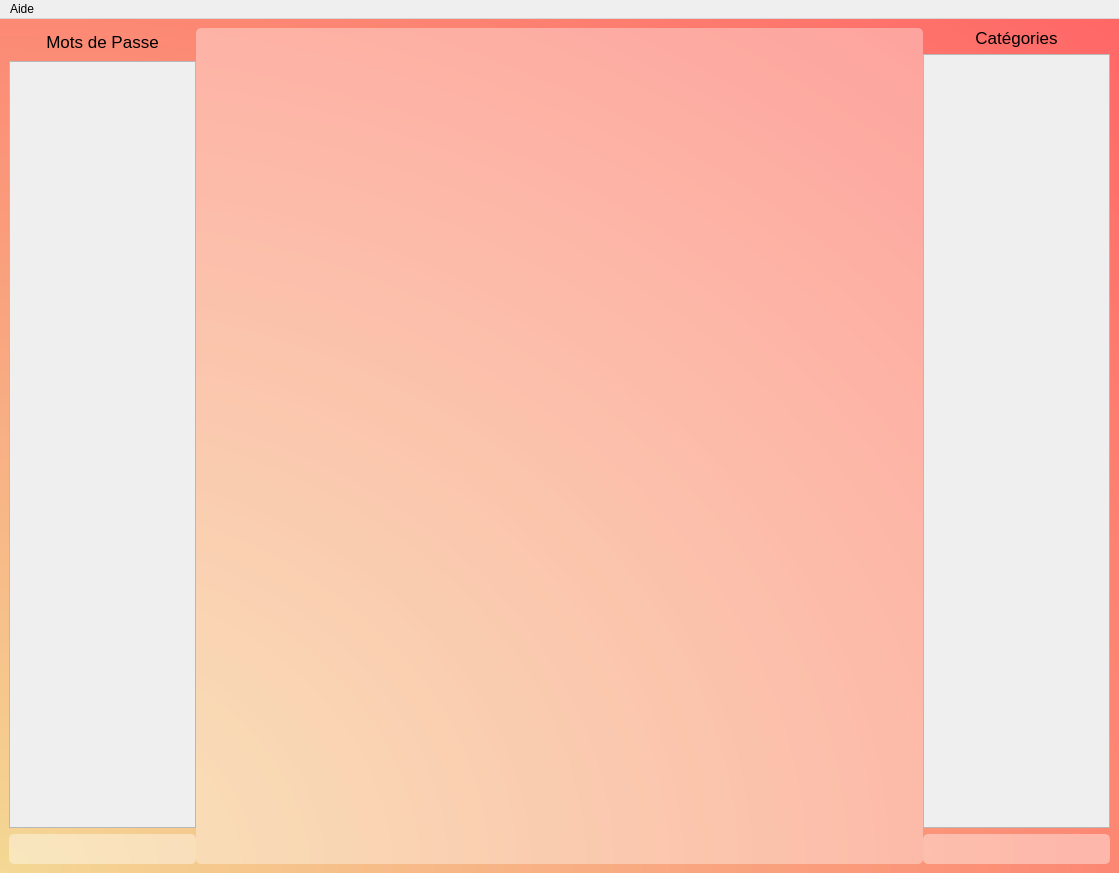
<?xml version="1.0" encoding="UTF-8"?>
<ui version="4.0">
 <class>fenetreGestion</class>
 <widget class="QMainWindow" name="fenetreGestion">
  <property name="enabled">
   <bool>true</bool>
  </property>
  <property name="geometry">
   <rect>
    <x>0</x>
    <y>0</y>
    <width>1119</width>
    <height>873</height>
   </rect>
  </property>
  <property name="sizePolicy">
   <sizepolicy hsizetype="MinimumExpanding" vsizetype="MinimumExpanding">
    <horstretch>0</horstretch>
    <verstretch>0</verstretch>
   </sizepolicy>
  </property>
  <property name="windowTitle">
   <string>Fenêtre de Gestion - MindPass</string>
  </property>
  <property name="windowIcon">
   <iconset>
    <normaloff>../ressources/MindPass-icone.png</normaloff>../ressources/MindPass-icone.png</iconset>
  </property>
  <property name="styleSheet">
   <string notr="true">QMainWindow {
	background: qradialgradient(spread:pad, cx:0, cy:1, radius:1.406, fx:0, fy:1, stop:0 rgba(244, 216, 148, 255), stop:1 rgba(255, 102, 102, 255));
}

#catTitle {
	color: white;
}

QLineEdit {
    background: rgba(255,255,255,100);
    border: none;
    border-radius: 5px;
    color: black;
    padding-left: 10px;
}
</string>
  </property>
  <widget class="QWidget" name="corps_gestion">
   <property name="enabled">
    <bool>true</bool>
   </property>
   <layout class="QHBoxLayout" name="horizontalLayout">
    <property name="sizeConstraint">
     <enum>QLayout::SetMaximumSize</enum>
    </property>
    <item>
     <widget class="QSplitter" name="splitter">
      <property name="orientation">
       <enum>Qt::Horizontal</enum>
      </property>
      <property name="handleWidth">
       <number>0</number>
      </property>
      <property name="childrenCollapsible">
       <bool>true</bool>
      </property>
      <widget class="QWidget" name="layoutWidget">
       <layout class="QVBoxLayout" name="Passwords" stretch="0,4,1">
        <item>
         <widget class="QLabel" name="titre_pwd">
          <property name="font">
           <font>
            <pointsize>13</pointsize>
           </font>
          </property>
          <property name="text">
           <string>Mots de Passe</string>
          </property>
          <property name="alignment">
           <set>Qt::AlignCenter</set>
          </property>
          <property name="indent">
           <number>0</number>
          </property>
         </widget>
        </item>
        <item>
         <widget class="QScrollArea" name="scrollArea_pwd">
          <property name="maximumSize">
           <size>
            <width>16777215</width>
            <height>767</height>
           </size>
          </property>
          <property name="widgetResizable">
           <bool>true</bool>
          </property>
          <property name="alignment">
           <set>Qt::AlignLeading|Qt::AlignLeft|Qt::AlignTop</set>
          </property>
          <widget class="QWidget" name="scrollAreaWidgetContents_pwd">
           <property name="geometry">
            <rect>
             <x>0</x>
             <y>0</y>
             <width>241</width>
             <height>765</height>
            </rect>
           </property>
           <layout class="QVBoxLayout" name="verticalLayout_2"/>
          </widget>
         </widget>
        </item>
        <item>
         <widget class="QLineEdit" name="ajouter_pwd">
          <property name="minimumSize">
           <size>
            <width>0</width>
            <height>30</height>
           </size>
          </property>
          <property name="text">
           <string/>
          </property>
          <property name="alignment">
           <set>Qt::AlignCenter</set>
          </property>
         </widget>
        </item>
       </layout>
      </widget>
      <widget class="QWidget" name="verticalLayoutWidget_2">
       <layout class="QVBoxLayout" name="Sites">
        <item>
         <widget class="QScrollArea" name="scrollArea_sites">
          <property name="enabled">
           <bool>true</bool>
          </property>
          <property name="sizePolicy">
           <sizepolicy hsizetype="Expanding" vsizetype="Expanding">
            <horstretch>0</horstretch>
            <verstretch>0</verstretch>
           </sizepolicy>
          </property>
          <property name="minimumSize">
           <size>
            <width>450</width>
            <height>0</height>
           </size>
          </property>
          <property name="styleSheet">
           <string notr="true">QWidget {
    border: none;
    border-radius: 5px;
	background: rgba(255,255,255,50);
}

QLabel {
	background-color: transparent;
	background: transparent;
}
</string>
          </property>
          <property name="widgetResizable">
           <bool>true</bool>
          </property>
          <property name="alignment">
           <set>Qt::AlignLeading|Qt::AlignLeft|Qt::AlignTop</set>
          </property>
          <widget class="QWidget" name="scrollAreaWidgetContents_sites">
           <property name="geometry">
            <rect>
             <x>0</x>
             <y>0</y>
             <width>607</width>
             <height>832</height>
            </rect>
           </property>
           <layout class="QVBoxLayout" name="verticalLayout"/>
          </widget>
         </widget>
        </item>
       </layout>
      </widget>
      <widget class="QWidget" name="layoutWidget">
       <layout class="QVBoxLayout" name="Categories" stretch="0,4,1">
        <property name="sizeConstraint">
         <enum>QLayout::SetNoConstraint</enum>
        </property>
        <item>
         <widget class="QLabel" name="titre_cat">
          <property name="font">
           <font>
            <pointsize>13</pointsize>
           </font>
          </property>
          <property name="text">
           <string>Catégories</string>
          </property>
          <property name="alignment">
           <set>Qt::AlignCenter</set>
          </property>
          <property name="indent">
           <number>0</number>
          </property>
         </widget>
        </item>
        <item>
         <widget class="QScrollArea" name="scrollArea_cat">
          <property name="widgetResizable">
           <bool>true</bool>
          </property>
          <property name="alignment">
           <set>Qt::AlignLeading|Qt::AlignLeft|Qt::AlignTop</set>
          </property>
          <widget class="QWidget" name="scrollAreaWidgetContents_cat">
           <property name="geometry">
            <rect>
             <x>0</x>
             <y>0</y>
             <width>243</width>
             <height>767</height>
            </rect>
           </property>
           <layout class="QVBoxLayout" name="verticalLayout_3"/>
          </widget>
         </widget>
        </item>
        <item>
         <widget class="QLineEdit" name="ajouter_cat">
          <property name="minimumSize">
           <size>
            <width>0</width>
            <height>30</height>
           </size>
          </property>
          <property name="text">
           <string/>
          </property>
          <property name="alignment">
           <set>Qt::AlignCenter</set>
          </property>
         </widget>
        </item>
       </layout>
      </widget>
     </widget>
    </item>
   </layout>
  </widget>
  <widget class="QMenuBar" name="menubar">
   <property name="geometry">
    <rect>
     <x>0</x>
     <y>0</y>
     <width>1119</width>
     <height>21</height>
    </rect>
   </property>
   <widget class="QMenu" name="menuAide">
    <property name="title">
     <string>Aide</string>
    </property>
   </widget>
   <addaction name="menuAide"/>
  </widget>
 </widget>
 <tabstops>
  <tabstop>scrollArea_cat</tabstop>
  <tabstop>ajouter_cat</tabstop>
  <tabstop>scrollArea_pwd</tabstop>
  <tabstop>ajouter_pwd</tabstop>
 </tabstops>
 <resources/>
 <connections/>
</ui>
